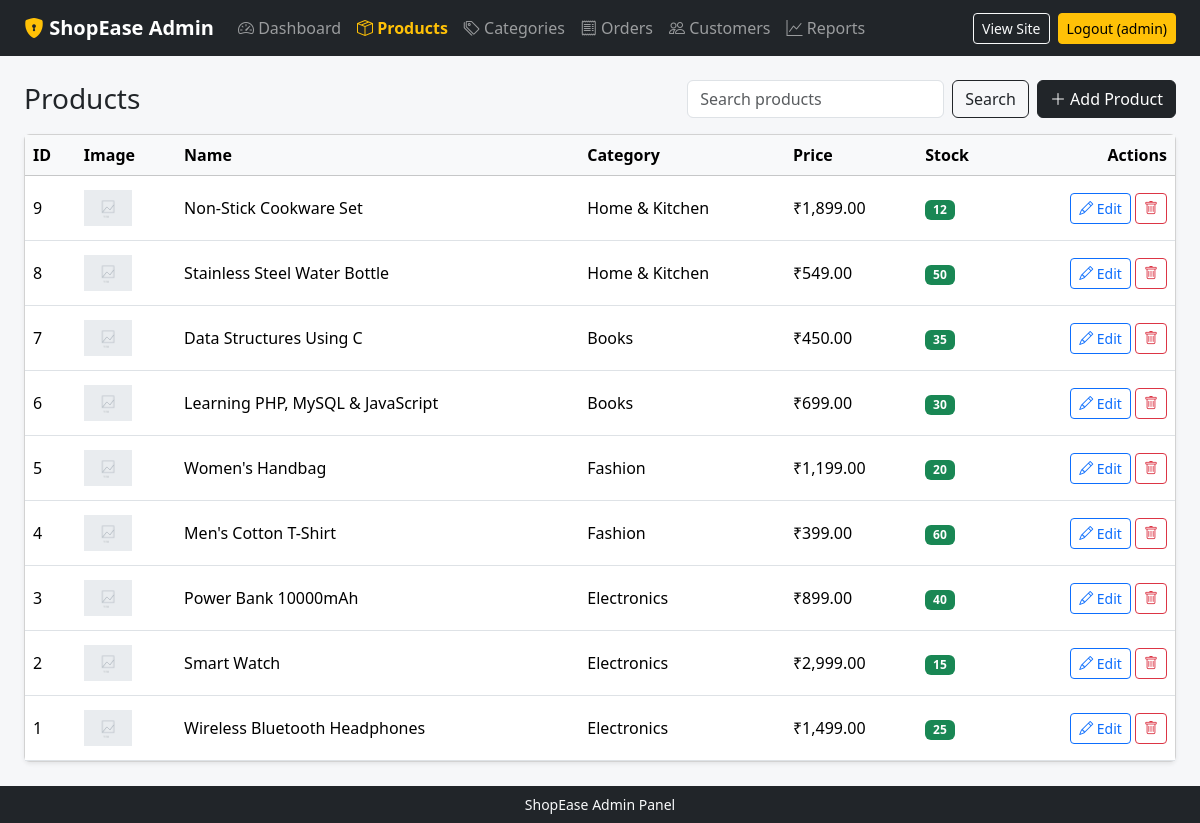
The app's page /admin/products.php (signed in) with its own data.
### tables this page shows
CREATE TABLE products (
  product_id INT AUTO_INCREMENT PRIMARY KEY,
  category_id INT NOT NULL,
  product_name VARCHAR(150) NOT NULL,
  description TEXT,
  price DECIMAL(10,2) NOT NULL,
  stock INT NOT NULL DEFAULT 0,
  image VARCHAR(255) DEFAULT 'no-image.png',
  created_at TIMESTAMP DEFAULT CURRENT_TIMESTAMP,
  FOREIGN KEY (category_id) REFERENCES categories(category_id) ON DELETE CASCADE
);

CREATE TABLE categories (
  category_id INT AUTO_INCREMENT PRIMARY KEY,
  category_name VARCHAR(80) NOT NULL UNIQUE,
  description VARCHAR(255)
);

### includes/functions.php (called while the page is built, shortened)
<?php
function e($s) { return htmlspecialchars((string)$s, ENT_QUOTES, 'UTF-8'); }
function money($n) { return '₹' . number_format((float)$n, 2); }
function product_img($file) {
    return BASE_URL . 'assets/images/no-image.png';
}

### admin/products.php (the view, shortened to what this page needs)
<?php
require_once '../includes/admin_header.php';
$q = trim($_GET['q'] ?? '');
$like = '%' . $q . '%';
$stmt = $conn->prepare('SELECT p.product_id, p.product_name, p.price, p.stock, p.image, c.category_name
                        FROM products p JOIN categories c ON c.category_id = p.category_id
                        WHERE p.product_name LIKE ? ORDER BY p.product_id DESC');
$stmt->bind_param('s', $like);
$stmt->execute();
$rows = $stmt->get_result()->fetch_all(MYSQLI_ASSOC);
?>
<div class="d-flex justify-content-between align-items-center mb-3 flex-wrap gap-2">
  <h3 class="mb-0">Products</h3>
  <div class="d-flex gap-2">
    <form class="d-flex gap-2" method="get"><input type="search" name="q" value="<?= e($q) ?>" class="form-control" placeholder="Search products"><button class="btn btn-outline-dark">Search</button></form>
    <a href="product_form.php" class="btn btn-dark"><i class="bi bi-plus-lg"></i> Add Product</a>
  </div>
</div>
<div class="card shadow-sm"><div class="table-responsive"><table class="table table-hover align-middle mb-0">
  <thead class="table-light"><tr><th>ID</th><th>Image</th><th>Name</th><th>Category</th><th>Price</th><th>Stock</th><th class="text-end">Actions</th></tr></thead>
  <tbody>
  <?php foreach ($rows as $p): ?>
    <tr>
      <td><?= (int)$p['product_id'] ?></td>
      <td><img src="<?= e(product_img($p['image'])) ?>" width="48" height="48" style="object-fit:contain" alt=""></td>
      <td><?= e($p['product_name']) ?></td>
      <td><?= e($p['category_name']) ?></td>
      <td><?= money($p['price']) ?></td>
      <td><span class="badge bg-<?= $p['stock'] == 0 ? 'danger' : ($p['stock'] <= 5 ? 'warning text-dark' : 'success') ?>"><?= (int)$p['stock'] ?></span></td>
      <td class="text-end">
        <a href="product_form.php?id=<?= (int)$p['product_id'] ?>" class="btn btn-sm btn-outline-primary"><i class="bi bi-pencil"></i> Edit</a>
        <form method="post" class="d-inline" onsubmit="return confirm('Delete this product?');">
          <button class="btn btn-sm btn-outline-danger"><i class="bi bi-trash"></i></button>
        </form>
      </td>
    </tr>
  <?php endforeach; if (!$rows): ?><tr><td colspan="7" class="text-center text-muted py-4">No products found.</td></tr><?php endif; ?>
  </tbody></table></div></div>
<?php require_once '../includes/admin_footer.php'; ?>

### assets/css/style.css (style rules this page uses)
body { background: #f6f7f9; }

### records on screen
products: product_id "9", image (placeholder picture), product_name "Non-Stick Cookware Set", category.category_name "Home & Kitchen", price "₹1,899.00", stock "12"
products: product_id "8", image (placeholder picture), product_name "Stainless Steel Water Bottle", category.category_name "Home & Kitchen", price "₹549.00", stock "50"
products: product_id "7", image (placeholder picture), product_name "Data Structures Using C", category.category_name "Books", price "₹450.00", stock "35"
products: product_id "6", image (placeholder picture), product_name "Learning PHP, MySQL & JavaScript", category.category_name "Books", price "₹699.00", stock "30"
products: product_id "5", image (placeholder picture), product_name "Women's Handbag", category.category_name "Fashion", price "₹1,199.00", stock "20"
products: product_id "4", image (placeholder picture), product_name "Men's Cotton T-Shirt", category.category_name "Fashion", price "₹399.00", stock "60"
products: product_id "3", image (placeholder picture), product_name "Power Bank 10000mAh", category.category_name "Electronics", price "₹899.00", stock "40"
products: product_id "2", image (placeholder picture), product_name "Smart Watch", category.category_name "Electronics", price "₹2,999.00", stock "15"
products: product_id "1", image (placeholder picture), product_name "Wireless Bluetooth Headphones", category.category_name "Electronics", price "₹1,499.00", stock "25"

### other values on screen
SITE_NAME "ShopEase"
$label "Dashboard"
$label "Products"
$label "Categories"
$label "Orders"
$label "Customers"
$label "Reports"
$_SESSION['admin_name'] "admin"
